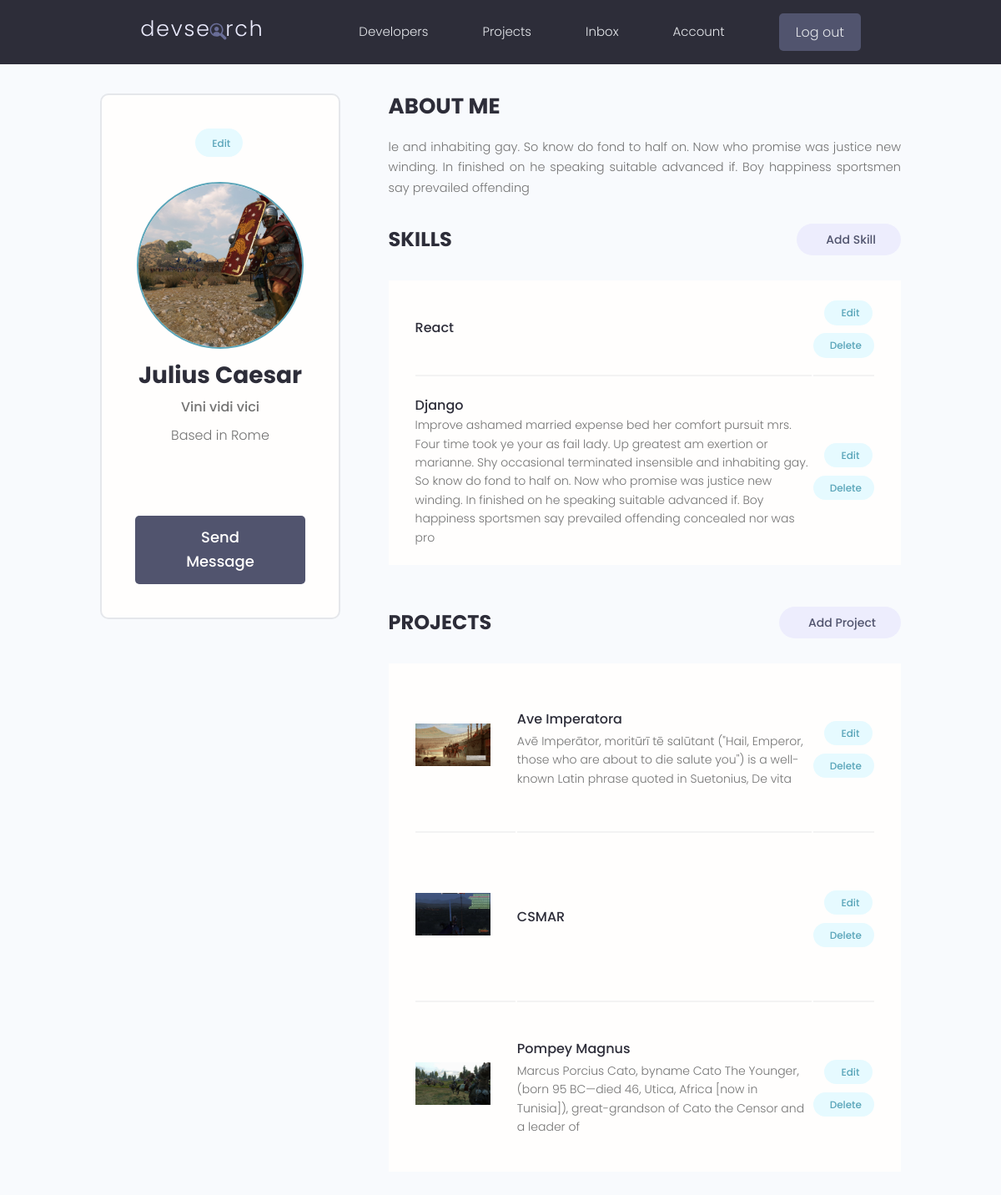
The app's page /account/ (signed in) with its own data.
### users/models.py (models this page shows, shortened)
class Profile(models.Model):
    user = models.OneToOneField(User, on_delete=models.CASCADE,null=True, blank=True)
    name = models.CharField(max_length=200,blank=True,null=True)
    email = models.EmailField(max_length=500,blank=True,null=True)
    username = models.CharField(max_length=200,blank=True,null=True)
    location = models.CharField(max_length=200,blank=True,null=True)
    bio = models.CharField(max_length=2000,blank=True,null=True)
    short_intro = models.CharField(max_length=200, blank=True, null=True)
    profile_image = models.ImageField(null=True, blank=True, upload_to='profiles/',default='profiles/user-default.png')
    social_twitter = models.CharField(max_length=200,blank=True,null=True)
    social_github = models.CharField(max_length=200,blank=True,null=True)
    social_linkedin = models.CharField(max_length=200,blank=True,null=True)
    social_youtube = models.CharField(max_length=200,blank=True,null=True)
    social_website = models.CharField(max_length=200,blank=True,null=True)
    created = models.DateTimeField(auto_now_add=True)
    id = models.UUIDField(default=uuid.uuid4,unique=True,primary_key=True,editable=False)
    class Meta:
        ordering = ['created']
    @property
    def imageURL(self):
        try:
            url = self.profile_image.url
        except:
            url =''
        return url

class skill(models.Model):
    owner = models.ForeignKey(Profile,on_delete=models.CASCADE,null=True, blank=True)
    name = models.CharField(max_length=200,blank=True,null=True)
    description = models.TextField(blank=True,null=True)
    created = models.DateTimeField(auto_now_add=True)
    id = models.UUIDField(default=uuid.uuid4,unique=True,primary_key=True,editable=False)

### projects/models.py (models this page shows, shortened)
class Project(models.Model):
    owner = models.ForeignKey(Profile,null=True,blank=True,on_delete=models.CASCADE)
    title = models.CharField(max_length=200)
    description = models.TextField(null=True,blank=True)
    featured_image = models.ImageField(null=True,blank=True,default="default.jpg")
    demo_link = models.CharField(max_length=2000,null=True,blank=True)
    source_link = models.CharField(max_length=2000,null=True,blank=True)
    tags = models.ManyToManyField('Tag',blank=True)
    vote_total = models.IntegerField(default=0,null=True,blank=True)
    vote_ratio = models.IntegerField(default=0,null=True,blank=True)
    created = models.DateTimeField(auto_now_add=True)
    id = models.UUIDField(default=uuid.uuid4,unique=True,primary_key=True,editable=False)
    class Meta:
        ordering = ['-vote_ratio','-vote_total','title']
    @property
    def imageURL(self):
        try:
            url = self.featured_image.url
        except:
            url =''
        return url

### users/views.py (the view)
# urls.py: path('account/',views.userAccount,name = "account"),
@login_required(login_url='login')
def userAccount(request):
    profile = request.user.profile
    skills = profile.skill_set.all()
    projects = profile.project_set.all()
    context = {'profile':profile,'skills': skills,'projects':projects}
    return render(request,'users/account.html',context)

### users/templates/users/account.html (shortened to what this page needs)
 {% extends 'main.html' %}
 {% block content %}
  <main class="settingsPage profile my-md">
    <div class="container">
      <div class="layout">
        <div class="column column--1of3">
          <div class="card text-center">
            <div class="card__body dev">
              <a class="tag tag--pill tag--main settings__btn" href="{% url 'edit-account' %}"> Edit</a>
              <img class="avatar avatar--xl dev__avatar" src="{{profile.imageURL}}" />
              <h2 class="dev__name">{{profile.name}}</h2>
              <p class="dev__title">{{profile.short_intro}}</p>
              <p class="dev__location">Based in {{profile.location}}</p>
              <ul class="dev__social">
              </ul>
              <a href="#" class="btn btn--sub btn--lg">Send Message </a>
            </div>
          </div>
        </div>
        <div class="column column--2of3">
          <div class="devInfo">
            <h3 class="devInfo__title">About Me</h3>
            <p class="devInfo__about">
              {{profile.bio}}
            </p>
          </div>
          <div class="settings">
            <h3 class="settings__title">Skills</h3>
            <a class="tag tag--pill tag--sub settings__btn tag--lg" href="{% url 'create-skill' %}"> Add Skill</a>
          </div>
          <table class="settings__table">
            {% for skill in skills %}
            <tr>
              <td class="settings__tableInfo">
                <h4>{{skill.name}}</h4>
                <p>
                  {{skill.description}}
                </p>
              </td>
              <td class="settings__tableActions">
                <a class="tag tag--pill tag--main settings__btn" href="{% url 'update-skill' skill.id %}"> Edit</a>
                <a class="tag tag--pill tag--main settings__btn" href="{% url 'delete-skill' skill.id %}?next=/account">
                  Delete</a>
              </td>
            </tr>
            {% endfor %}
          </table>
          <div class="settings">
            <h3 class="settings__title">Projects</h3>
            <a class="tag tag--pill tag--sub settings__btn tag--lg" href="{% url 'create-project' %}"> Add Project</a>
          </div>
          <table class="settings__table">
            {% for project in projects %}
            <tr>
              <td class="settings__thumbnail">
                <a href="{% url 'project' project.id %}"><img src="{{project.imageURL}}" alt="Project Thumbnail" /></a>
              </td>
              <td class="settings__tableInfo">
                <a href="{% url 'project' project.id %}">{{project.title}}</a>
                <p>
                  {{project.description|slice:"150"}}
                </p>
              </td>
              <td class="settings__tableActions">
                <a class="tag tag--pill tag--main settings__btn" href="{% url 'update-project' project.id %}"> Edit</a>
                <a class="tag tag--pill tag--main settings__btn" href="{% url 'delete-project' project.id %}?next=/account">
                  Delete</a>
              </td>
            </tr>
            {% endfor %}
          </table>
        </div>
      </div>
    </div>
  </main>
  {% endblock %}

### static/styles/app.css (style rules this page uses)
:root { --color-sub: #2d2d39; }
.btn--sub { background-color: var(--color-sub-light); }
.card { border: 2px solid var(--color-light); }
img { width: 100%; }
.profile .card > .dev { padding: 4rem; }
.dev__avatar { display: block; margin: auto; }
.dev__name { color: var(--color-sub); font-size: 2.8rem; font-weight: 700; margin-top: 1rem; margin-bottom: 0.5rem; }
.dev__title { font-size: 1.6rem; font-weight: 500; line-height: 1.3; }
.dev__location { margin-top: 1rem; }
.dev__social { margin: 3rem 0; list-style: none; display: flex; justify-content: center; gap: 1.5rem; }
.devInfo { margin-bottom: 3rem; }
.devInfo__title, .devInfo__subtitle { font-size: 2.6rem; color: var(--color-sub); text-transform: uppercase; font-weight: 700; margin-bottom: 1.5rem; }
.devInfo__about, .devSkill__info { font-size: 1.45rem; line-height: 1.7; text-align: justify; }
.settingsPage .dev > .settings__btn { display: inline-block; margin-bottom: 3rem; }
.settings { display: flex; justify-content: space-between; align-items: center; }
.settings__title { font-size: 2.4rem; text-transform: uppercase; font-weight: 700; color: var(--color-sub); }
.settings__table { margin-top: 3rem; margin-bottom: 5rem; padding: 0 3rem; background: var(--color-white); }
.settings__table tr { width: 100%; }
.settings__table tr > td { padding: 2rem 0; }
.settings__table tr:not(:last-child) td { border-bottom: 2px solid var(--color-white-light); }
.settings__thumbnail { width: 23%; min-width: 10rem; }
.settings__thumbnail img { padding-right: 3rem; height: 15rem; object-fit: contain; }
.settings__tableInfo { width: 100%; }
.settings__tableInfo h4, .settings__tableInfo a { padding-right: 1rem; width: auto; font-size: 1.6rem; font-weight: 500; color: var(--color-sub); }
.settings__tableInfo p { font-size: 1.4rem; }
.settings__tableActions { text-align: right; }

### static/uikit/styles/modules/_variables.css (style rules this page uses)
:root { --color-main: #5aa5b9; --color-main-light: #e6faff; --color-sub: #3f4156; --color-sub-light: #51546e; --color-sub-lighter: #ededfd; --color-text: #737373; --color-gray: #8b8b8b; --color-light: #e5e7eb; --color-light-gray: #767676; --color-bg: #f8fafd; --color-white: #fffefd; --color-white-light: #f3f3f3; --color-success: #359e64; --color-success-bg: #def8e8; --color-error: #fc4b0b; --color-error-bg: #fff2ee; --font-base: 'Poppins', arial, helvetica, 'Segoe UI', roboto, ubuntu, sans-serif; --font-monospace: 'Fira Code', 'Courier New', courier, monospace; --font-regular: 300; --font-medium: 500; --font-bold: 700; --generic-shadow: 1px 1px 5px #00000010; --generic-transition: all 0.3s ease-in-out; }

### static/uikit/styles/modules/_base.css (style rules this page uses)
* { margin: 0; padding: 0; box-sizing: border-box; text-rendering: optimizeLegibility; color: inherit; font-size: inherit; }
html { font-size: 50%; }
@media only screen and (min-width: 480px) { html { font-size: 56.25%; } }
@media only screen and (min-width: 1200px) { html { font-size: 62.5%; } }
body { line-height: 1.6; font-weight: 400; font-size: 1.5rem; color: var(--color-text); background-color: var(--color-bg); min-height: 100vh; }

### static/uikit/styles/modules/_typography.css (style rules this page uses)
* { font-family: var(--font-base); }
h2 { font-size: 3.6rem; font-weight: var(--font-bold); }
h3 { font-size: 3.2rem; font-weight: var(--font-medium); }
h4 { font-size: 2.8rem; font-weight: var(--font-medium); }
p, span, strong { font-size: 1.6rem; color: var(--color-text); font-weight: var(--font-regular); }
a { padding-bottom: 2px; text-decoration: none; display: inline-block; color: var(--color-main); font-weight: var(--font-medium); }

### static/uikit/styles/modules/_utilities.css (style rules this page uses)
.container { width: 92%; max-width: 165rem; margin: 0 auto; box-sizing: border-box; }
@media screen and (min-width: 1000px) { .container { width: 90%; } }
@media screen and (min-width: 1200px) { .container { width: 80%; } }
.text-center { text-align: center; }
.my-md { margin: 3rem auto; }

### static/uikit/styles/modules/_avatar.css (style rules this page uses)
.avatar { border-radius: 50%; border: 2px solid var(--color-main); object-fit: cover; }
.avatar--xl { height: 20rem; width: 20rem; }

### static/uikit/styles/modules/_card.css (style rules this page uses)
.card { border-radius: 1rem; background-color: var(--color-white); border: 1.5px solid var(--color-light); width: auto; height: auto; margin-top: 0.5rem; margin-bottom: 0.5rem; overflow: hidden; }
.card__body, .card__header { padding: 2rem 2.5rem; }

### static/uikit/styles/modules/_layout.css (style rules this page uses)
.layout { display: flex; flex-flow: row wrap; justify-content: space-between; }
.layout > .column { margin-bottom: 3rem; }
.layout > .column.column--1of3 { flex-basis: 30%; }
.layout > .column.column--2of3 { flex-basis: 64%; }

### records on screen
Profile: imageURL (picture), name "Julius Caesar", short_intro "Vini vidi vici", location "Rome", bio "le and inhabiting gay. So know do fond to half on. Now who promise was justice new winding. In finished on he speaking suitable advanced if. Boy happiness sportsmen say prevailed offending"
skill: name "React"
skill: name "Django", description "Improve ashamed married expense bed her comfort pursuit mrs. Four time took ye your as fail lady. Up greatest am exertion or marianne. Shy occasional terminated insensible and inhabiting gay. So know do fond to half on. Now who promise was justice new winding. In finished on he speaking suitable advanced if. Boy happiness sportsmen say prevailed offending concealed nor was pro"
Project: imageURL (picture), title "Ave Imperatora", description "Avē Imperātor, moritūrī tē salūtant (\"Hail, Emperor, those who are about to die salute you\") is a well-known Latin phrase quoted in Suetonius, De vita"
Project: imageURL (picture), title "CSMAR"
Project: imageURL (picture), title "Pompey Magnus", description "Marcus Porcius Cato, byname Cato The Younger, (born 95 BC—died 46, Utica, Africa [now in Tunisia]), great-grandson of Cato the Censor and a leader of"
